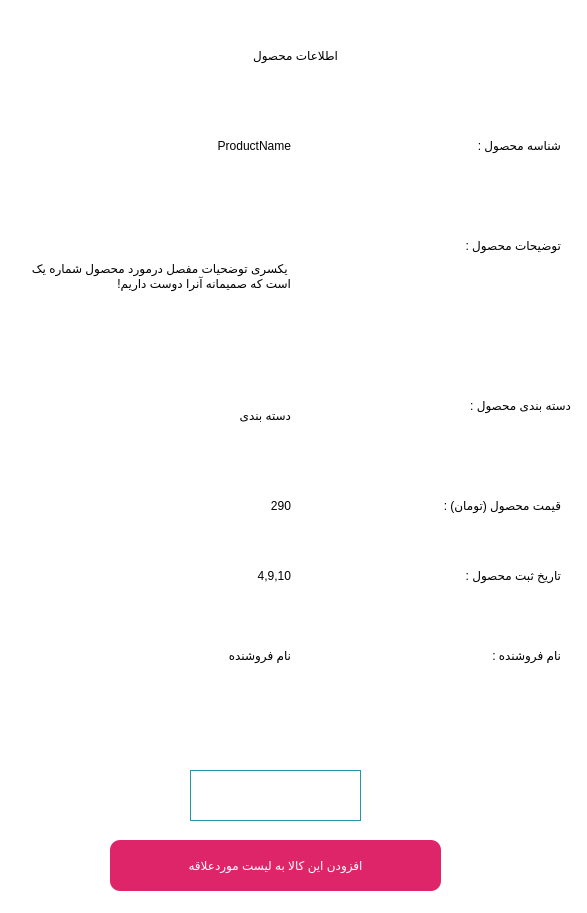
<?xml version="1.0" encoding="UTF-8"?>
<ui version="4.0">
 <class>Dialog</class>
 <widget class="QDialog" name="Dialog">
  <property name="geometry">
   <rect>
    <x>0</x>
    <y>0</y>
    <width>587</width>
    <height>913</height>
   </rect>
  </property>
  <property name="windowTitle">
   <string>Dialog</string>
  </property>
  <property name="styleSheet">
   <string notr="true">background-color:#fff</string>
  </property>
  <widget class="QLabel" name="label">
   <property name="geometry">
    <rect>
     <x>380</x>
     <y>120</y>
     <width>181</width>
     <height>51</height>
    </rect>
   </property>
   <property name="styleSheet">
    <string notr="true">font: 20pt &quot;B Nazanin&quot;;</string>
   </property>
   <property name="text">
    <string>شناسه محصول : </string>
   </property>
  </widget>
  <widget class="QLabel" name="label_2">
   <property name="geometry">
    <rect>
     <x>350</x>
     <y>220</y>
     <width>211</width>
     <height>51</height>
    </rect>
   </property>
   <property name="styleSheet">
    <string notr="true">font: 20pt &quot;B Nazanin&quot;;</string>
   </property>
   <property name="text">
    <string>توضیحات محصول :</string>
   </property>
  </widget>
  <widget class="QLabel" name="show_productID">
   <property name="geometry">
    <rect>
     <x>10</x>
     <y>120</y>
     <width>281</width>
     <height>51</height>
    </rect>
   </property>
   <property name="styleSheet">
    <string notr="true">font: 15pt &quot;B Nazanin&quot;;</string>
   </property>
   <property name="text">
    <string>ProductName</string>
   </property>
   <property name="alignment">
    <set>Qt::AlignRight|Qt::AlignTrailing|Qt::AlignVCenter</set>
   </property>
  </widget>
  <widget class="QLabel" name="show_details">
   <property name="geometry">
    <rect>
     <x>10</x>
     <y>170</y>
     <width>281</width>
     <height>211</height>
    </rect>
   </property>
   <property name="styleSheet">
    <string notr="true">font: 15pt &quot;B Nazanin&quot;;</string>
   </property>
   <property name="lineWidth">
    <number>1</number>
   </property>
   <property name="text">
    <string>یکسری توضحیات مفصل درمورد محصول شماره یک است که صمیمانه آنرا دوست داریم!</string>
   </property>
   <property name="textFormat">
    <enum>Qt::AutoText</enum>
   </property>
   <property name="wordWrap">
    <bool>true</bool>
   </property>
  </widget>
  <widget class="QPushButton" name="addToFave_btn">
   <property name="geometry">
    <rect>
     <x>110</x>
     <y>840</y>
     <width>331</width>
     <height>51</height>
    </rect>
   </property>
   <property name="cursor">
    <cursorShape>PointingHandCursor</cursorShape>
   </property>
   <property name="styleSheet">
    <string notr="true">#addToFave_btn{
border-radius : 10%;
background-color: #df2569;
color : #fff;
font: 10pt &quot;IRANSans&quot;;
}</string>
   </property>
   <property name="text">
    <string>افزودن این کالا به لیست موردعلاقه</string>
   </property>
  </widget>
  <widget class="QLabel" name="label_4">
   <property name="geometry">
    <rect>
     <x>310</x>
     <y>480</y>
     <width>251</width>
     <height>51</height>
    </rect>
   </property>
   <property name="styleSheet">
    <string notr="true">font: 20pt &quot;B Nazanin&quot;;</string>
   </property>
   <property name="text">
    <string>قیمت محصول (تومان) :</string>
   </property>
  </widget>
  <widget class="QLabel" name="show_price">
   <property name="geometry">
    <rect>
     <x>10</x>
     <y>480</y>
     <width>281</width>
     <height>51</height>
    </rect>
   </property>
   <property name="styleSheet">
    <string notr="true">font: 15pt &quot;B Nazanin&quot;;</string>
   </property>
   <property name="text">
    <string>290</string>
   </property>
   <property name="alignment">
    <set>Qt::AlignRight|Qt::AlignTrailing|Qt::AlignVCenter</set>
   </property>
  </widget>
  <widget class="QLabel" name="label_6">
   <property name="geometry">
    <rect>
     <x>370</x>
     <y>630</y>
     <width>191</width>
     <height>51</height>
    </rect>
   </property>
   <property name="styleSheet">
    <string notr="true">font: 20pt &quot;B Nazanin&quot;;</string>
   </property>
   <property name="text">
    <string>نام فروشنده :</string>
   </property>
  </widget>
  <widget class="QLabel" name="show_salerName">
   <property name="geometry">
    <rect>
     <x>10</x>
     <y>630</y>
     <width>281</width>
     <height>51</height>
    </rect>
   </property>
   <property name="layoutDirection">
    <enum>Qt::LeftToRight</enum>
   </property>
   <property name="styleSheet">
    <string notr="true">font: 15pt &quot;B Nazanin&quot;;</string>
   </property>
   <property name="text">
    <string>نام فروشنده</string>
   </property>
   <property name="alignment">
    <set>Qt::AlignLeading|Qt::AlignLeft|Qt::AlignVCenter</set>
   </property>
  </widget>
  <widget class="QLabel" name="label_7">
   <property name="geometry">
    <rect>
     <x>350</x>
     <y>550</y>
     <width>211</width>
     <height>51</height>
    </rect>
   </property>
   <property name="styleSheet">
    <string notr="true">font: 20pt &quot;B Nazanin&quot;;</string>
   </property>
   <property name="text">
    <string>تاریخ ثبت محصول :</string>
   </property>
  </widget>
  <widget class="QLabel" name="show_date">
   <property name="geometry">
    <rect>
     <x>10</x>
     <y>550</y>
     <width>281</width>
     <height>51</height>
    </rect>
   </property>
   <property name="styleSheet">
    <string notr="true">font: 15pt &quot;B Nazanin&quot;;</string>
   </property>
   <property name="text">
    <string>4,9,10</string>
   </property>
   <property name="alignment">
    <set>Qt::AlignRight|Qt::AlignTrailing|Qt::AlignVCenter</set>
   </property>
  </widget>
  <widget class="QPushButton" name="productName_lbl">
   <property name="geometry">
    <rect>
     <x>0</x>
     <y>20</y>
     <width>591</width>
     <height>71</height>
    </rect>
   </property>
   <property name="styleSheet">
    <string notr="true">font: 22pt &quot;B narm&quot;;
border : 1px solid #fff;
background-color : transparent</string>
   </property>
   <property name="text">
    <string>اطلاعات محصول</string>
   </property>
  </widget>
  <widget class="QLabel" name="allComments_lbl">
   <property name="geometry">
    <rect>
     <x>190</x>
     <y>700</y>
     <width>171</width>
     <height>51</height>
    </rect>
   </property>
   <property name="text">
    <string/>
   </property>
   <property name="pixmap">
    <pixmap>../Tools/imgs/viewComments.jpg</pixmap>
   </property>
  </widget>
  <widget class="QPushButton" name="viewComments_btn">
   <property name="geometry">
    <rect>
     <x>190</x>
     <y>700</y>
     <width>171</width>
     <height>51</height>
    </rect>
   </property>
   <property name="cursor">
    <cursorShape>PointingHandCursor</cursorShape>
   </property>
   <property name="styleSheet">
    <string notr="true">#viewComments_btn{
	border : none;
	background-color : transparent 
}</string>
   </property>
   <property name="text">
    <string/>
   </property>
  </widget>
  <widget class="QLabel" name="addnewCommnent_lbl">
   <property name="geometry">
    <rect>
     <x>190</x>
     <y>770</y>
     <width>161</width>
     <height>51</height>
    </rect>
   </property>
   <property name="text">
    <string/>
   </property>
   <property name="pixmap">
    <pixmap>../Tools/imgs/addComment.jpg</pixmap>
   </property>
  </widget>
  <widget class="QPushButton" name="addNewComment_btn">
   <property name="geometry">
    <rect>
     <x>190</x>
     <y>770</y>
     <width>171</width>
     <height>51</height>
    </rect>
   </property>
   <property name="cursor">
    <cursorShape>PointingHandCursor</cursorShape>
   </property>
   <property name="styleSheet">
    <string notr="true">#addNewComment_btn{
	border : 1px solid #2297a7;
	background-color : transparent 
}</string>
   </property>
   <property name="text">
    <string/>
   </property>
  </widget>
  <widget class="QLabel" name="label_8">
   <property name="geometry">
    <rect>
     <x>350</x>
     <y>380</y>
     <width>221</width>
     <height>51</height>
    </rect>
   </property>
   <property name="styleSheet">
    <string notr="true">font: 20pt &quot;B Nazanin&quot;;</string>
   </property>
   <property name="text">
    <string>دسته بندی محصول : </string>
   </property>
  </widget>
  <widget class="QLabel" name="show_cat">
   <property name="geometry">
    <rect>
     <x>10</x>
     <y>390</y>
     <width>281</width>
     <height>51</height>
    </rect>
   </property>
   <property name="styleSheet">
    <string notr="true">font: 15pt &quot;B Nazanin&quot;;</string>
   </property>
   <property name="text">
    <string>دسته بندی</string>
   </property>
   <property name="alignment">
    <set>Qt::AlignLeading|Qt::AlignLeft|Qt::AlignVCenter</set>
   </property>
  </widget>
 </widget>
 <resources/>
 <connections/>
</ui>
